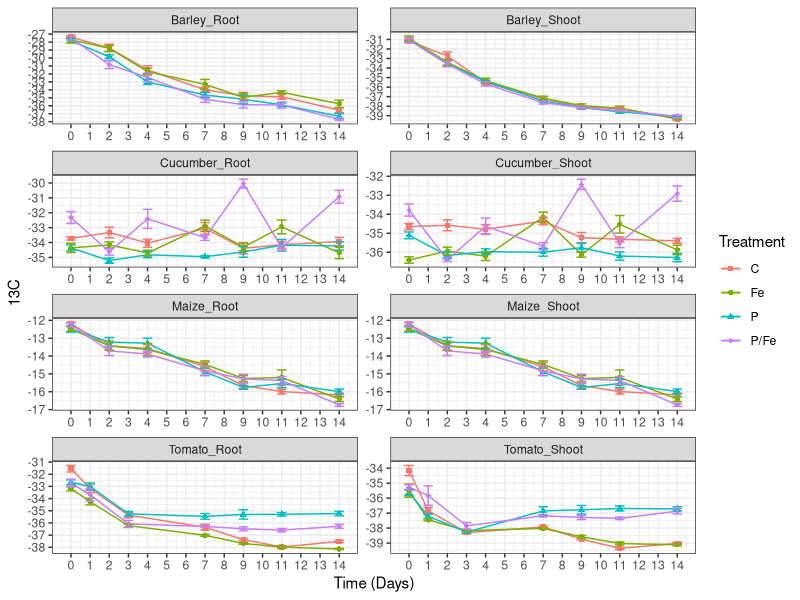
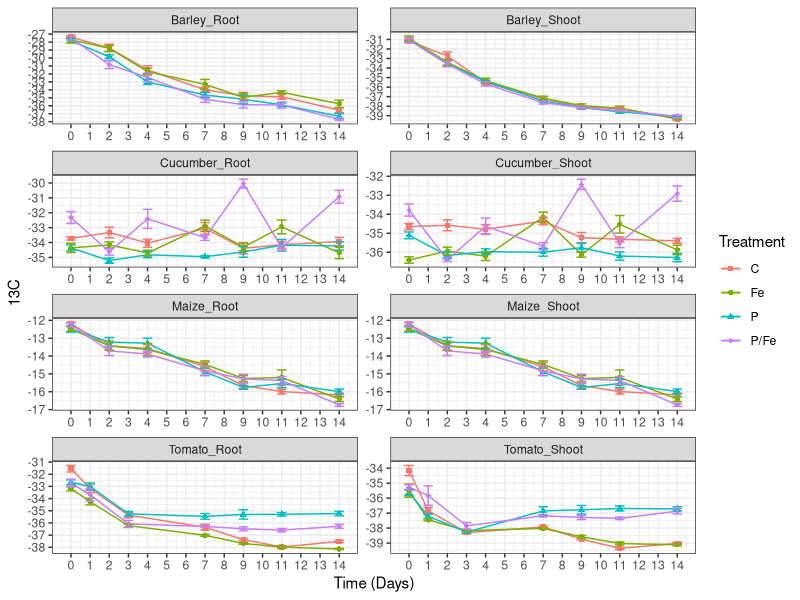

Here is the R script that generated these plots, in order:
library(readr)
library(ggpubr)
library(ggplot2)
library(reshape2)
library(tidyverse)
library(plyr)
library(dplyr)



table <- read.csv("13C_IRMS_Summary_R_data.csv", sep=";",
                  header=T)


#Scatter line + error bars (STD.Err) --> used means and errors from excel NOT calculated in R 
f1 <- ggplot(table, aes(x = Time, y = Mean, group = Treatment, colour = Treatment)) + 
  geom_line(aes(group = Treatment)) + 
  geom_point(aes(shape = Treatment)) + scale_shape_manual(values = c(15:18)) +
  geom_errorbar(aes(ymin = Mean-S.Err, ymax = Mean+S.Err, group = Treatment), width = 0.5) +
  theme_bw() + 
  scale_y_continuous(breaks=seq(-40,-11,1)) +
  scale_x_continuous(breaks=seq(0,16,1))
f1 + facet_wrap(~Species_Tissue, scales="free", ncol = 2) + 
  ylab("13C") + 
  xlab("Time (Days)") + 
  scale_fill_manual(values=c("grey77", "skyblue3", "darkorange2", "slateblue3"))

ggsave(filename = "13C_Scatter-lines_errorbars(bw).pdf", plot = last_plot(), dpi = 600, units = "cm", width = 60, height = 60, scale = 0.5)



#TO DO
#Scatter line + error bars (STD.Err) --> calculate means and errors in R 
